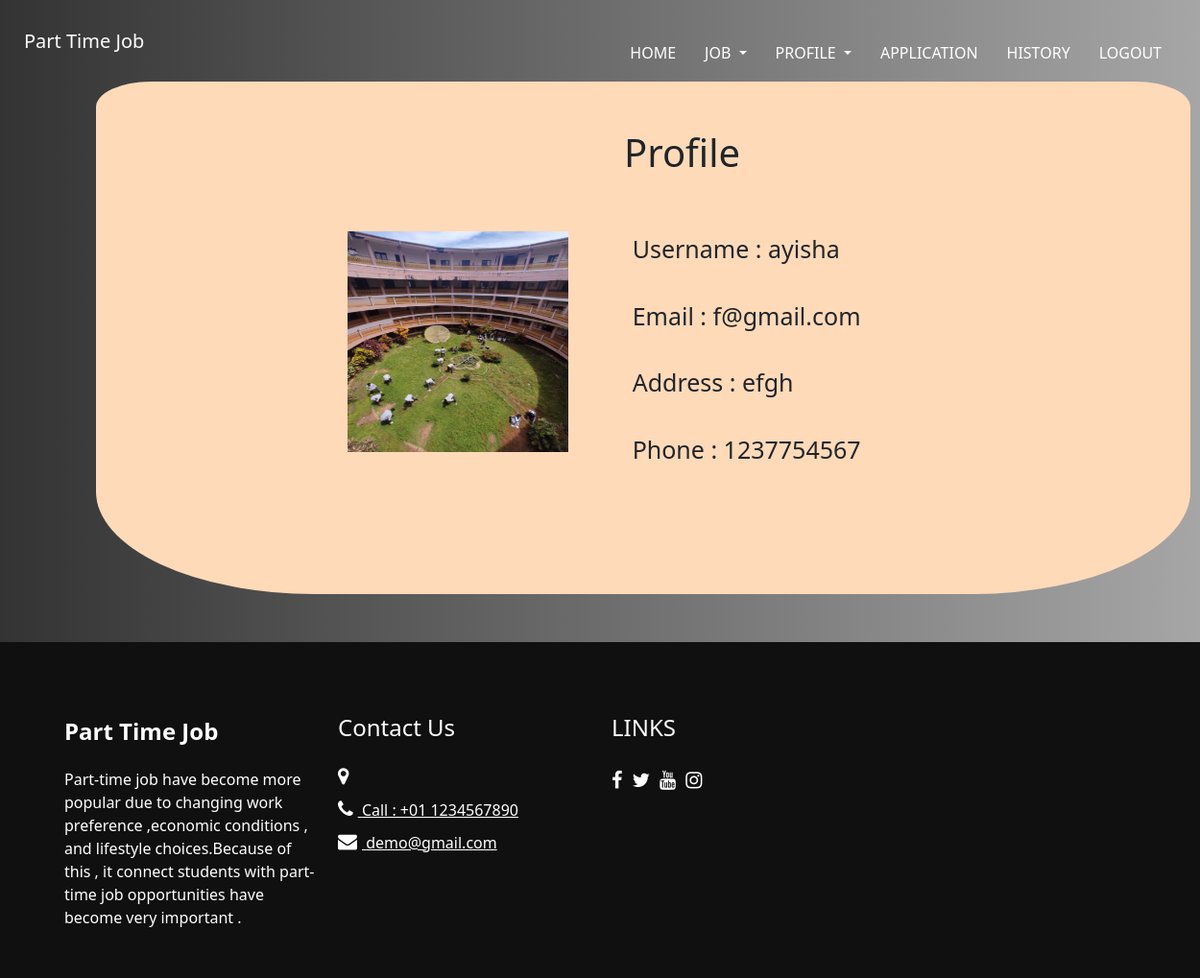
Page /agencyview (signed in) on the committed database.
### jobportal/models.py (models this page shows, shortened)
class Agency(models.Model):
    login_id=models.ForeignKey(Login1,on_delete=models.CASCADE,null=True)
    email=models.EmailField(max_length=30,null=True)
    address=models.CharField(max_length=100,null=True)
    gender=models.CharField(max_length=30,null=True)
    phone=models.IntegerField(null=True)
    image=models.FileField(null=True)

class Login1(models.Model):
    username=models.CharField(max_length=30,null=True)
    password=models.IntegerField(null=True)
    usertype=models.IntegerField(null=True)

### jobportal/views.py (the view)
# urls.py: path('agencyview', views.agencyview,name="agencyview"),
def agencyview(request):
    if 'id' in request.session:
        user_id=request.session['id']
        data=Login1.objects.get(id=user_id)
        user=Agency.objects.get(login_id=data.id)
        return render(request,'agency/agencyview.html',{'data':user})
    else:
        return render(request,'login.html')

### templates/agency/agencyview.html (shortened to what this page needs)
<!DOCTYPE html>
<html>
<head>
  {% load static %}
  <link rel="stylesheet" type="text/css" href="{% static 'css/bootstrap.css' %}" />
   <link href="{% static 'style.css' %}" rel="stylesheet" />
  <link href="{% static 'css/style.scss' %}" rel="stylesheet" />
  <link href="{% static 'css/responsive.css' %}" rel="stylesheet" />
  <link href="https://cdn.jsdelivr.net/npm/bootstrap@5.3.2/dist/css/bootstrap.min.css" rel="stylesheet">
</head>
<body>
  <div class="hero_area">
    <div class="hero_bg_box">
      <div class="img-box">
      </div>
    </div>
    <header class="header_section">
      <nav class="navbar navbar-expand-lg custom_nav-container">
        <div class="container-fluid">
          <a class="navbar-brand" href="#" style="color: white">Part Time Job</a>
          <div class="collapse navbar-collapse ml-auto" id="navbarSupportedContent">
              <ul class="navbar-nav  ">
              <li class="nav-item">
                <a class="nav-link active" aria-current="page" href="{% url 'agencyhome' %}">Home</a>
               <li class="nav-item dropdown">
                <a class="nav-link dropdown-toggle" href="#" role="button" data-bs-toggle="dropdown" aria-expanded="false">
                  Job
                </a>
              </li>
               <li class="nav-item dropdown">
                <a class="nav-link dropdown-toggle" href="#" role="button" data-bs-toggle="dropdown" aria-expanded="false">
                  Profile
                </a>
              </li>
               <li class="nav-item">
                <a class="nav-link active" aria-current="page" href="{% url 'requestview' %}">Application</a>
              </li>
              <li class="nav-item">
                <a class="nav-link active" aria-current="page" href="{% url 'history' %}">History</a>
              </li>
              <li class="nav-item">
                <a class="nav-link active" aria-current="page" href="{% url 'aslogout' %}">Logout</a>
              </li>
            </ul>
          </div>
        </div>
      </nav>
    </header>
<div class="container" style="border:5px;background-color: peachpuff;border-radius: 5% 5% 20% 20%;margin-bottom: 50px;margin-left: 100px;margin-right: 300px">
  <div class="row" style="padding-bottom: 100px;padding-top: 50px;padding-left: 250px">
    <h1 style="font-size: 40px;padding-left: 300px;padding-bottom: 50px">Profile</h1>
    <div class="col-4"><img src="{{data.image.url}}" style="width: 230px;height: 230px"></div>
    <div class="col-8">
      <form method="get" action="{% url 'stdview' %}">
              <label style="font-size: 25px">Username  :  {{data.login_id.username}}</label><br><br>
              <label style="font-size: 25px">Email  :  {{data.email}}</label><br><br>
              <label style="font-size: 25px">Address  :  {{data.address}}</label><br><br>
              <label style="font-size: 25px">Phone : {{data.phone}}</label><br><br>
      </form>
    </div>
  </div>
</div>
  <section class="info_section ">
    <div class="container">
      <div class="row">
        <div class="col-md-3">
          <div class="info_logo">
            <a class="navbar-brand" href="{% url 'index' %}">
              <span>
                Part Time Job
              </span>
            </a>
            <p>
              Part-time job have become more popular due to changing work preference
              ,economic conditions , and lifestyle choices.Because of this , it connect
              students with part-time job opportunities have become very important .
            </p>
          </div>
        </div>
        <div class="col-md-3">
          <div class="info_info">
            <h5>
              Contact Us
            </h5>
          </div>
          <div class="info_contact">
            <a href="" class="">
              <i class="fa fa-map-marker" aria-hidden="true"></i>
            </a>
            <a href="" class="">
              <i class="fa fa-phone" aria-hidden="true"></i>
              <span>
                Call : +01 1234567890
              </span>
            </a>
            <a href="" class="">
              <i class="fa fa-envelope" aria-hidden="true"></i>
              <span>
                demo@gmail.com
              </span>
            </a>
          </div>
        </div>
        <div class="col-md-3">
          <div class="info_form ">
            <h5>
              LINKS
            </h5>
            <div class="social_box">
             <a href="">
                <i class="fa fa-facebook" aria-hidden="true" title="facebook"></i>
              </a>
              <a href="">
                <i class="fa fa-twitter" aria-hidden="true" title="twitter"></i>
              </a>
              <a href="">
                <i class="fa fa-youtube" aria-hidden="true" title="youtube"></i>
              </a>
              <a href="">
                <i class="fa fa-instagram" aria-hidden="true" title="instagram"></i>
              </a>
            </div>
          </div>
        </div>
      </div>
    </div>
  </section>
</body>
</html>
</html>
</body>
</html>

### static/style.css (style rules this page uses)
body { font-family: "Poppins", sans-serif; color: #0c0c0c; background-color: #ffffff; }
.hero_area { min-height: 100vh; display: -webkit-box; display: -ms-flexbox; display: flex; -webkit-box-orient: vertical; -webkit-box-direction: normal; -ms-flex-direction: column; flex-direction: column; position: relative; }
.hero_bg_box { position: absolute; top: 0; left: 0; width: 100%; height: 100%; overflow: hidden; z-index: -1; display: -webkit-box; display: -ms-flexbox; display: flex; -webkit-box-pack: center; -ms-flex-pack: center; justify-content: center; }
.hero_bg_box .img-box { width: 100%; }
.hero_bg_box::before { content: ""; position: absolute; top: 0; left: 0; width: 100%; height: 100%; background: -webkit-gradient(linear, left top, right top, from(rgba(0, 0, 0, 0.8)), to(rgba(0, 0, 0, 0.35))); background: linear-gradient(to right, rgba(0, 0, 0, 0.8), rgba(0, 0, 0, 0.35)); }
.header_section { padding: 0; }
.header_section .container-fluid { padding-right: 25px; padding-left: 25px; }
#navbarSupportedContent { -webkit-box-pack: justify; -ms-flex-pack: justify; justify-content: space-between; }
.custom_nav-container { z-index: 99999; padding: 0; }
.custom_nav-container .navbar-nav { margin-left: auto; }
.custom_nav-container .navbar-nav .nav-item .nav-link { padding: 0; padding: 35px 15px 10px 15px; color: #ffffff; text-align: center; text-transform: uppercase; -webkit-transition: all .2s; transition: all .2s; }
a, a:hover, a:focus { text-decoration: none; }
.navbar-brand { display: -webkit-box; display: -ms-flexbox; display: flex; -webkit-box-orient: vertical; -webkit-box-direction: normal; -ms-flex-direction: column; flex-direction: column; -webkit-box-align: center; -ms-flex-align: center; align-items: center; }
.navbar-brand span { font-weight: bold; color: #ffffff; font-size: 24px; }
.info_section { background-color: #101010; color: #ffffff; padding: 75px 0 10px 0; }
.info_section .row > div { margin-bottom: 25px; }
.info_section h5 { margin-bottom: 25px; font-size: 24px; }
.info_section .info_logo { display: -webkit-box; display: -ms-flexbox; display: flex; -webkit-box-orient: vertical; -webkit-box-direction: normal; -ms-flex-direction: column; flex-direction: column; -webkit-box-align: start; -ms-flex-align: start; align-items: flex-start; }
.info_section .info_logo .navbar-brand { padding: 0; margin-bottom: 20px; }
.info_section .info_logo .navbar-brand span { font-size: 24px; color: #ffffff; }
.info_section .info_contact { display: -webkit-box; display: -ms-flexbox; display: flex; -webkit-box-orient: vertical; -webkit-box-direction: normal; -ms-flex-direction: column; flex-direction: column; }
.info_section .info_contact a { color: #ffffff; margin-bottom: 10px; }
.info_section .info_contact a i { font-size: 20px; margin-right: 5px; }
.info_section .info_form .social_box { margin-top: 25px; width: 100%; display: -webkit-box; display: -ms-flexbox; display: flex; }
.info_section .info_form .social_box a { margin-right: 10px; color: #ffffff; font-size: 20px; }

### static/css/responsive.css (style rules this page uses)
@media (min-width: 1200px) { .container { max-width: 1170px; } }

### rows in the picture
Agency: image (picture), login_id.username "ayisha", email "f@gmail.com", address "efgh", phone "1237754567"
